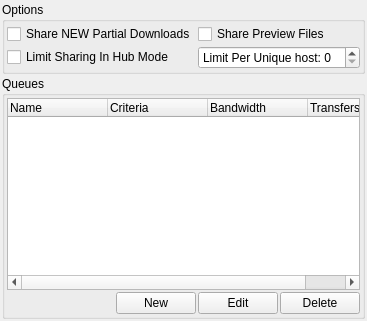
     <widget class="QWidget" name="pageUploads">
      <layout class="QGridLayout" name="gridLayout_33">
       <property name="margin">
        <number>2</number>
       </property>
       <property name="spacing">
        <number>2</number>
       </property>
       <item row="0" column="0">
        <widget class="QGroupBox" name="groupBoxUploadOptions">
         <property name="maximumSize">
          <size>
           <width>16777215</width>
           <height>16777215</height>
          </size>
         </property>
         <property name="title">
          <string>Options</string>
         </property>
         <layout class="QGridLayout" name="gridLayout_60">
          <property name="margin">
           <number>2</number>
          </property>
          <property name="spacing">
           <number>2</number>
          </property>
          <item row="0" column="0">
           <widget class="QCheckBox" name="checkBoxSharePartials">
            <property name="text">
             <string>Share NEW Partial Downloads</string>
            </property>
           </widget>
          </item>
          <item row="1" column="0">
           <widget class="QCheckBox" name="checkBoxSharingLimitHub">
            <property name="text">
             <string>Limit Sharing In Hub Mode</string>
            </property>
           </widget>
          </item>
          <item row="0" column="1">
           <widget class="QCheckBox" name="checkBoxSharePreviews">
            <property name="text">
             <string>Share Preview Files</string>
            </property>
           </widget>
          </item>
          <item row="1" column="1">
           <widget class="QSpinBox" name="spinBoxUniqueHostLimit">
            <property name="prefix">
             <string>Limit Per Unique host: </string>
            </property>
           </widget>
          </item>
         </layout>
        </widget>
       </item>
       <item row="1" column="0">
        <widget class="QGroupBox" name="groupBoxQueues">
         <property name="maximumSize">
          <size>
           <width>16777215</width>
           <height>16777215</height>
          </size>
         </property>
         <property name="title">
          <string>Queues</string>
         </property>
         <layout class="QGridLayout" name="gridLayout_65">
          <property name="margin">
           <number>2</number>
          </property>
          <property name="spacing">
           <number>2</number>
          </property>
          <item row="1" column="0">
           <layout class="QGridLayout" name="gridLayout_63">
            <item row="0" column="0">
             <spacer name="horizontalSpacer_6">
              <property name="orientation">
               <enum>Qt::Horizontal</enum>
              </property>
              <property name="sizeHint" stdset="0">
               <size>
                <width>40</width>
                <height>20</height>
               </size>
              </property>
             </spacer>
            </item>
            <item row="0" column="1">
             <widget class="QPushButton" name="pushButtonNewQueue">
              <property name="text">
               <string>New</string>
              </property>
             </widget>
            </item>
            <item row="0" column="2">
             <widget class="QPushButton" name="pushButtonEditQueue">
              <property name="text">
               <string>Edit</string>
              </property>
             </widget>
            </item>
            <item row="0" column="3">
             <widget class="QPushButton" name="pushButtonDeleteQueue">
              <property name="text">
               <string>Delete</string>
              </property>
             </widget>
            </item>
           </layout>
          </item>
          <item row="0" column="0">
           <widget class="QTreeWidget" name="treeWidgetQueues">
            <column>
             <property name="text">
              <string>Name</string>
             </property>
            </column>
            <column>
             <property name="text">
              <string>Criteria</string>
             </property>
            </column>
            <column>
             <property name="text">
              <string>Bandwidth</string>
             </property>
            </column>
            <column>
             <property name="text">
              <string>Transfers</string>
             </property>
            </column>
           </widget>
          </item>
         </layout>
        </widget>
       </item>
      </layout>
     </widget>
